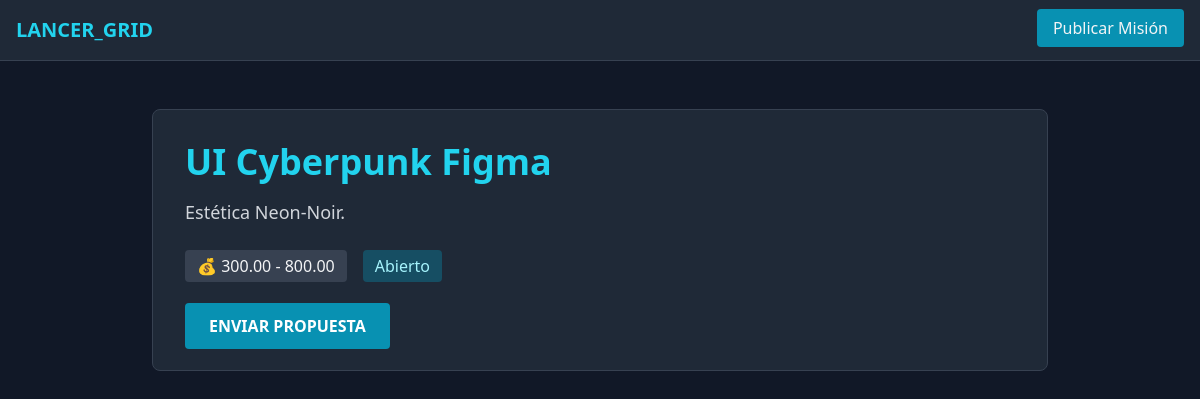
Screenshot of /job/2/ with the database file from the repository.
### jobs/models.py (models this page shows, shortened)
class Job(models.Model):
    STATUS_CHOICES = (
        ('OPEN', 'Abierto'),
        ('IN_PROGRESS', 'En Progreso'),
        ('COMPLETED', 'Completado'),
        ('CANCELLED', 'Cancelado'),
    )
    PAYMENT_TYPE = (
        ('FIXED', 'Presupuesto Fijo'),
        ('HOURLY', 'Pago por Hora'),
    )
    client = models.ForeignKey(User, on_delete=models.CASCADE, related_name='posted_jobs')
    title = models.CharField(max_length=200)
    description = models.TextField()
    category = models.CharField(max_length=100, blank=True)
    required_skills = models.ManyToManyField(Skill, blank=True)
    budget_type = models.CharField(max_length=10, choices=PAYMENT_TYPE, default='FIXED')
    min_budget = models.DecimalField(max_digits=10, decimal_places=2)
    max_budget = models.DecimalField(max_digits=10, decimal_places=2)
    status = models.CharField(max_length=15, choices=STATUS_CHOICES, default='OPEN')
    created_at = models.DateTimeField(auto_now_add=True)

### jobs/views.py (the view)
# urls.py: path('job/<int:pk>/', JobDetailView.as_view(), name='job_detail'),
class JobDetailView(DetailView):
    model = Job
    template_name = 'jobs/job_detail.html'
    def get_context_data(self, **kwargs):
        context = super().get_context_data(**kwargs)
        if self.request.user.is_authenticated:
            context['has_bid'] = Bid.objects.filter(
                job=self.object,
                freelancer=self.request.user
            ).exists()
        return context

### templates/jobs/job_detail.html (shortened to what this page needs)
{% extends 'base.html' %}
{% block content %}
<div class="max-w-4xl mx-auto">
    <div class="bg-gray-800 p-8 rounded-lg border border-gray-700">
        <h1 class="text-4xl font-bold text-cyan-400 mb-4">{{ object.title }}</h1>
        <p class="text-gray-300 text-lg mb-6">{{ object.description }}</p>
        <div class="flex gap-4 mb-8">
            <span class="bg-gray-700 px-3 py-1 rounded">💰 {{ object.min_budget }} - {{ object.max_budget }}</span>
            <span class="bg-cyan-900 text-cyan-200 px-3 py-1 rounded">{{ object.get_status_display }}</span>
        </div>
        {% if user != object.client and not has_bid and object.status == 'OPEN' %}
            <a href="{% url 'bid_create' object.id %}" class="bg-cyan-600 hover:bg-cyan-500 text-white px-6 py-3 rounded font-bold transition">ENVIAR PROPUESTA</a>
        {% elif has_bid %}
            <p class="text-green-400 italic font-bold">>> YA HAS ENVIADO UNA PROPUESTA A ESTA MISIÓN.</p>
        {% endif %}
    </div>
</div>
{% endblock %}

### rows the page displays
Job: title "UI Cyberpunk Figma", description "Estética Neon-Noir.", min_budget "300.00", max_budget "800.00", status "Abierto"
